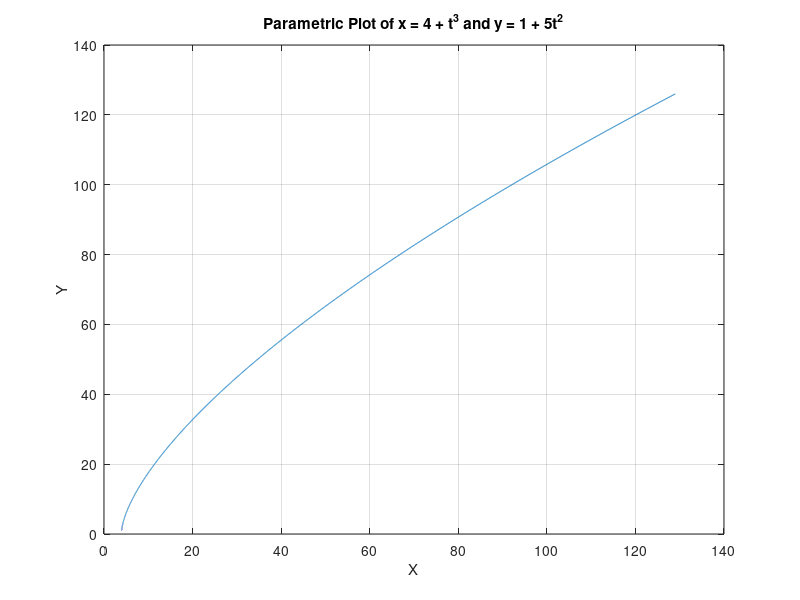

Source code (MATLAB):
clc;
clear;

t = 0: 0.001: 5;
x = 4 + t.^3;
y = 1 + 5 * t.^2;

plot(x,y)
xlabel('X')
ylabel('Y')
title('Parametric Plot of x = 4 + t^3 and y = 1 + 5t^2')
grid on
